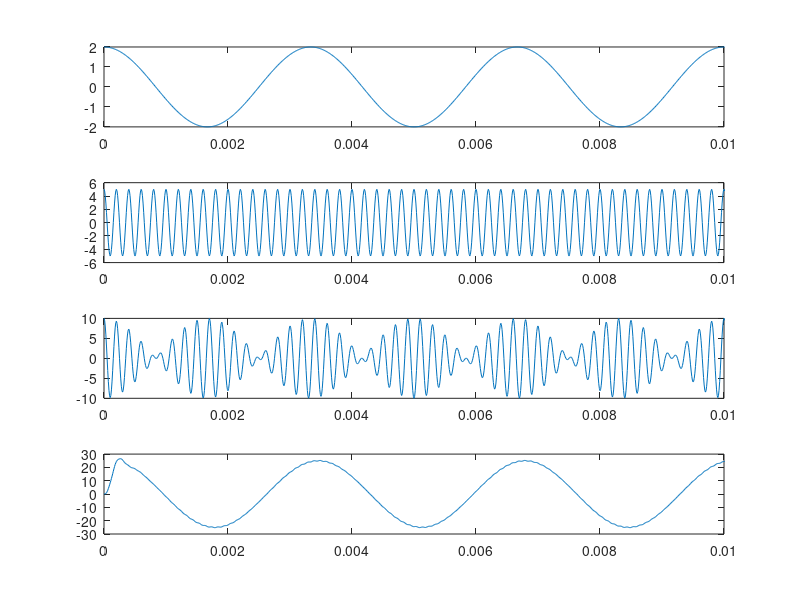

Write the MATLAB code that produced this figure.
clc; clear all; close all;

t = 0:0.00001:0.1;
fm = 300;
fc = 5000;
fs = 30*fc;
am=2;
ac=5;

%mod
m = am.*cos(2*pi*fm*t);
c = ac.*cos(2*pi*fc*t);
st = m.*c;

%demod
ct = st.*c;
[b a] = butter(4,(2*fc)/fs);
dout = filter(b,a,ct);

%plot
subplot(4,1,1); plot(t,m);xlim([0 0.01]);
subplot(4,1,2); plot(t,c);xlim([0 0.01]);
subplot(4,1,3); plot(t,st);xlim([0 0.01]);
subplot(4,1,4); plot(t,dout);xlim([0 0.01]);